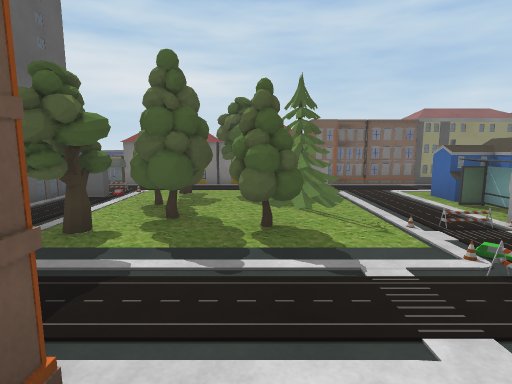
view 1 (above)

24 first-person views from a walk through a 3-D level made in the Unity game engine. The camera is 1.3 m above the floor, tilts 8° down and sees 80° across. The floor is counted in squares, 1 m on a side. Each view is taken from the middle of a square. On the plan, view 1 faces up. The plan holds only what a view shows up to about 14 squares ahead; the rest is blank. The place goes on beyond the plan. The player character is not drawn. Some surface patterns are stand-ins.

view 2
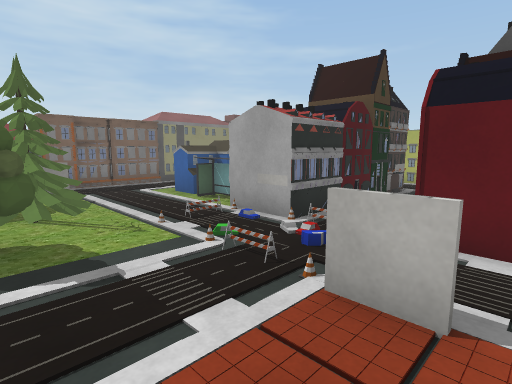

view 3
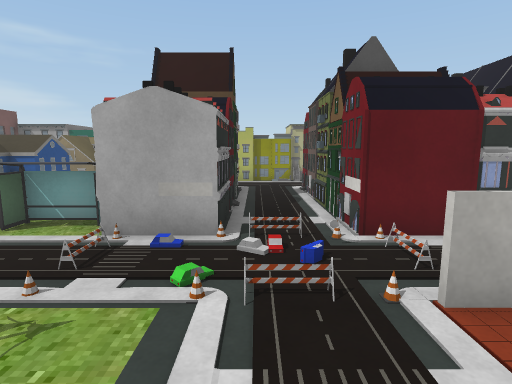

view 4
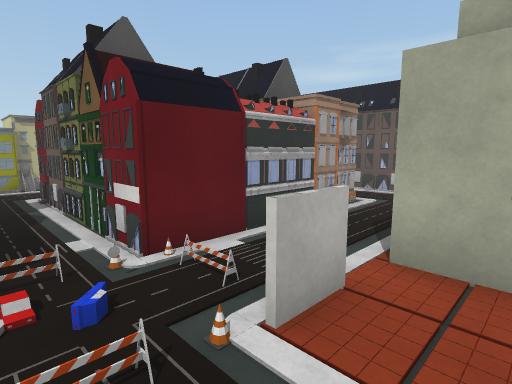

view 5
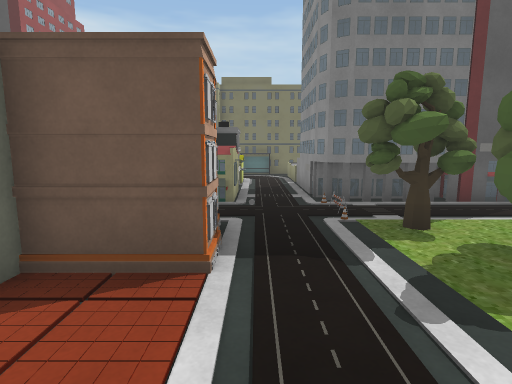

view 6
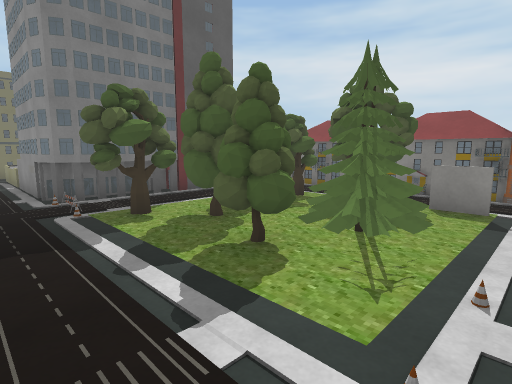

view 7
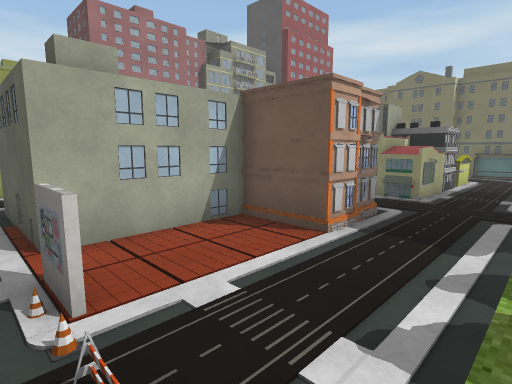

view 8
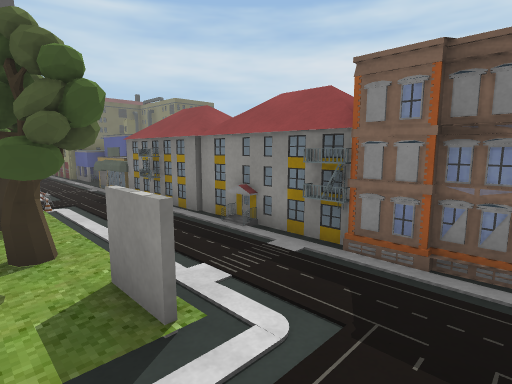

view 9
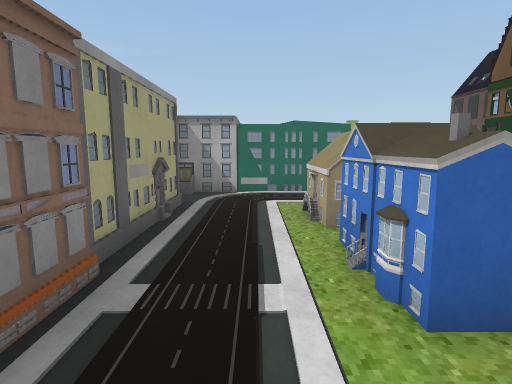

view 10
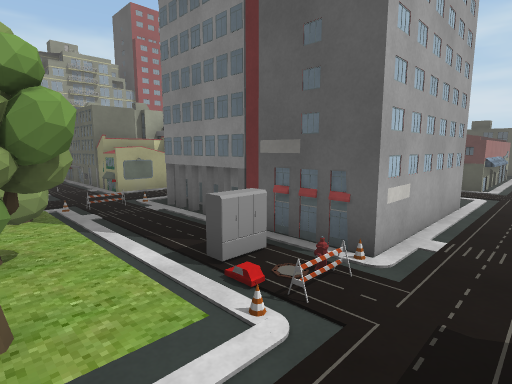

view 11
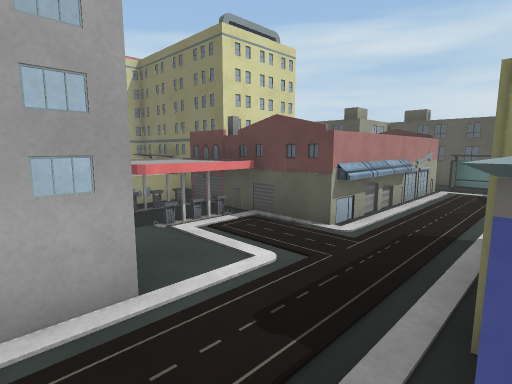

view 12
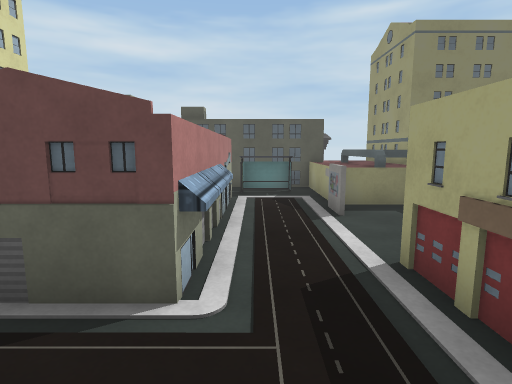

view 13
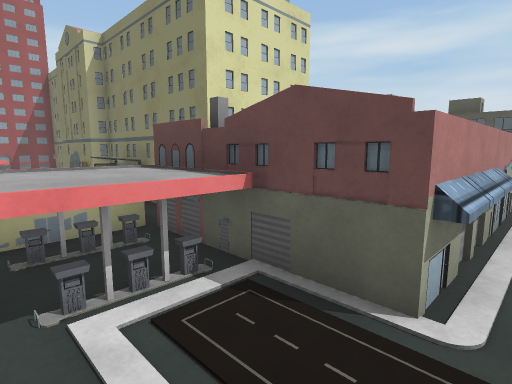

view 14
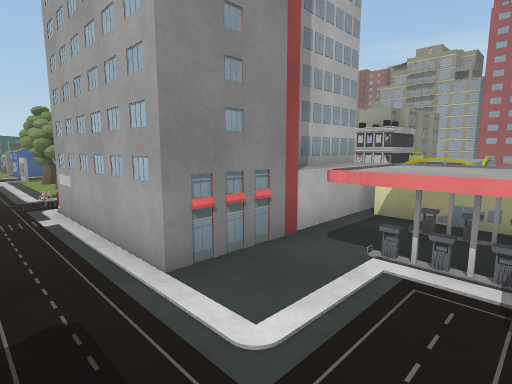

view 15
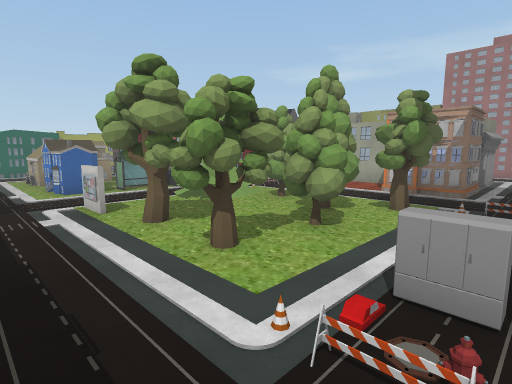

view 16
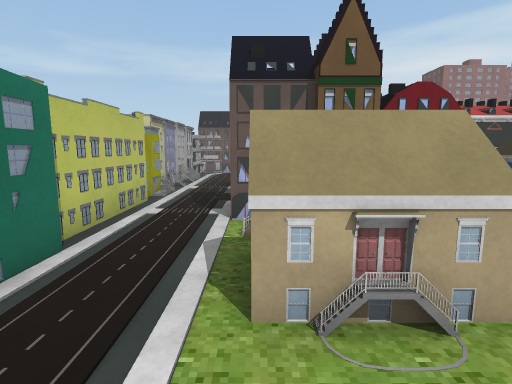

view 17
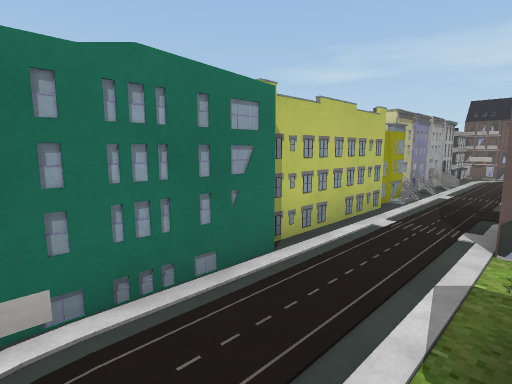

view 18
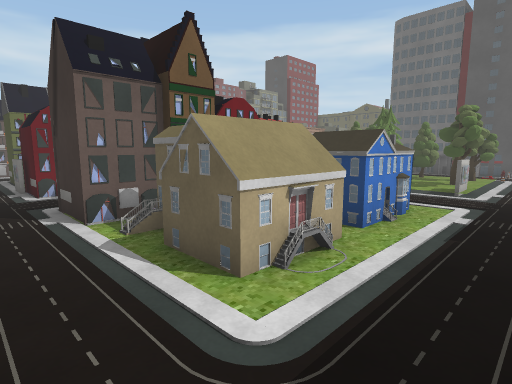

view 19
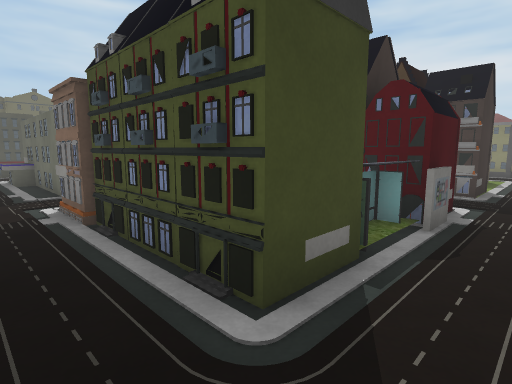

view 20
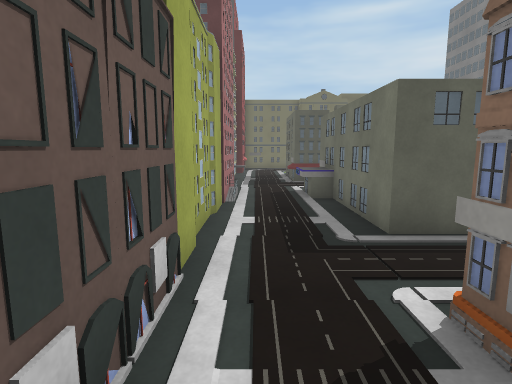

view 21
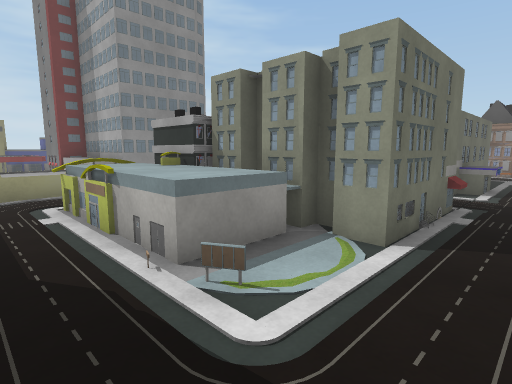

view 22
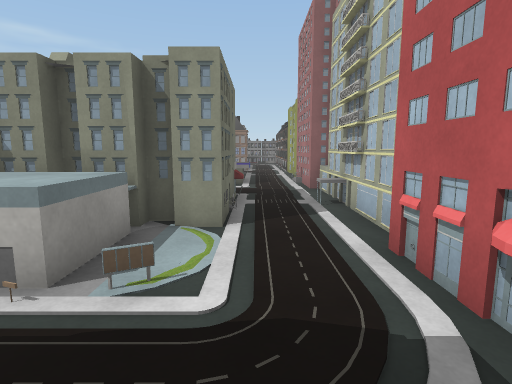

view 23
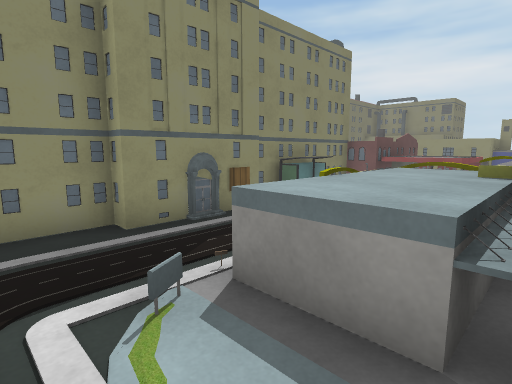

view 24
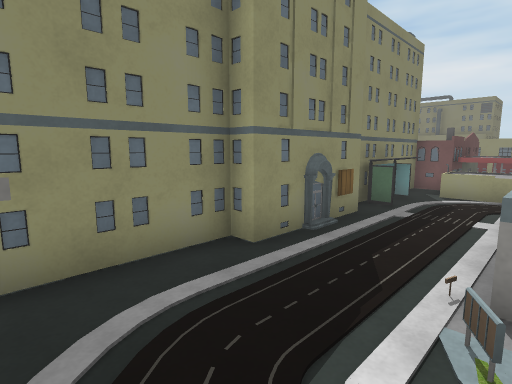

### Floor plan
Key: @ floor where view 1 was taken; # wall or solid block; . floor; / step, stairs or slope; ^ raised ledge; O other object.
Columns run from 22 left of view 1 to 15 right of it. Each row starts with its distance up from view 1.
 15                                    O
 14 ^^^^^                              O
 13 O^^^^..    OOOO   OOOOOO         O O
 12 #^^^OO..OOOOO..OOOOOOOOOOOOOO####..O
 11 OOO................................OO
 10 OOO................................O
  9 O..OOOOOO...####O...OOOOO..OOOOOO..O
  8    O    OOOO#  ##OO.OOO....OOOOOO..O
  7 OOO     OOOO#O  O..OO.OO...OOOOOO..O
  6   O     OOOOOO  O...OOOO...O.OOO...O
  5        #OOOOOO  O..OOOOO...OOO ##..O
  4        # OOOOOOOO..OO.O..//OOOO#O..O
  3        #O................/ ........OO
  2        #O.................//.......OOO
  1        #O..OOOOOO..OOO..O..OOOO#O..OOO
  0        ##..OOOOOO..O O@....O O OOO.O
 -1         #..OOO###..O OOOO..OOO  O..O
 -2         #..OOO###..O    O..OO   O..OOO
 -3        ##..OOO###O.O    O..OOOOOO..O
 -4        #.....####O.OOOOOO..OOOOOO..O
 -5        #........O...O..............OOO
 -6        ##..........................
 -7         ##O######O#O##O###O##OO OO#O
 -8                  OO   O
 -9                       O

Positions as (right, up) in squares from view 1, and headings:
1: (0, 0), facing up
2: (0, 0), facing up-right
3: (0, 3), facing right
4: (1, 3), facing down-right
5: (2, 2), facing left
6: (3, 2), facing up-left
7: (3, 4), facing down-left
8: (4, 8), facing up-left
9: (3, 10), facing right
10: (-2, 11), facing down-left
11: (-9, 12), facing down-left
12: (-11, 10), facing left
13: (-11, 10), facing down-left
14: (-13, 11), facing down-right
15: (-5, 11), facing down-right
16: (10, 11), facing down
17: (10, 10), facing down-right
18: (12, 11), facing down-left
19: (12, -6), facing up-left
20: (7, -6), facing left
21: (-13, -6), facing up-right
22: (-14, -5), facing right
23: (-9, -5), facing up-left
24: (-11, -6), facing up-left
